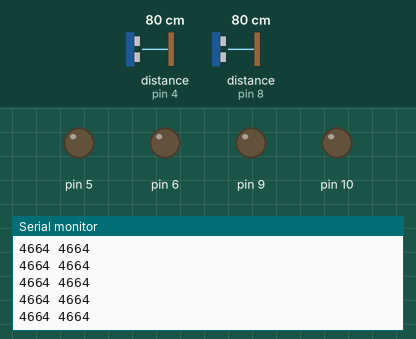
Recording of a sketch running on a simulated Arduino Uno, built with avr-gcc and run on an emulated ATmega328P. On the bench: output pins drawn as LEDs (lit = HIGH), the last lines printed to the serial monitor. The test bench sets the inputs (shaded band); at power-on: distance to the obstacle (sensors on pin 4, pin 8) 80 cm. The echo pulse lasts 58.3 µs per cm.

Above: at 1.2 s.
1.3 s: distance to the obstacle (sensor on pin 4) set to 18 cm
At 1.38 s:
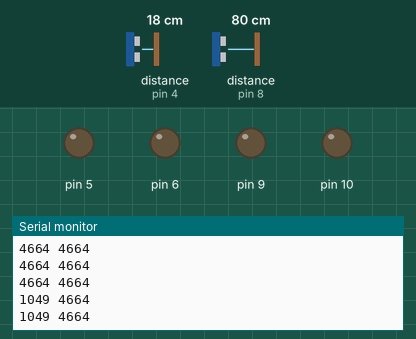
4.3 s: distance to the obstacle (sensor on pin 8) set to 4 cm
At 4.34 s:
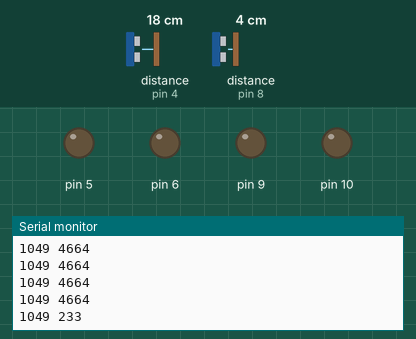

Measured:
- after the input at 1.3 s, the serial monitor: prints a new line at once (image 1)

The sketch:

Test_Sonar.ino
```cpp
//Libraries
#include <NewPing.h>

//Structures

//Hardware specs
const int maxdis=400;   //cm
NewPing sonar[]={       //Digital pin
  NewPing(3,4,maxdis),  //Left
  NewPing(7,8,maxdis),  //Front
  //NewPing(11,12,maxdis) //Right
};
const int snr=sizeof(sonar)/sizeof(NewPing)-1;    //Don't erase the -1
const int motorpin[] {5,6,9,10};   //Motors (PWM)

//Settings

void setup() {
  Serial.begin(9600);
  Serial.println();
  for (int i=0;i<sizeof(motorpin)/sizeof(int);i++) pinMode(motorpin[i],OUTPUT);
}

void loop() {
  for (int i=0;i<=snr;i++){
    delay(30);
    int ms=sonar[i].ping();
    Serial.print(ms); Serial.print(' ');
    /*  For defective sensor in which it will wait forever
     *  until the sonar is back. Thus resulting 0.
     */
    if (ms==0) {
      //Echo pins, in this case, it's 4,8,12
      pinMode(4*(i+1),OUTPUT);
      digitalWrite(4*(i+1),LOW);
      pinMode(4*(i+1),INPUT);
    }
  }
  Serial.println();
}
```
